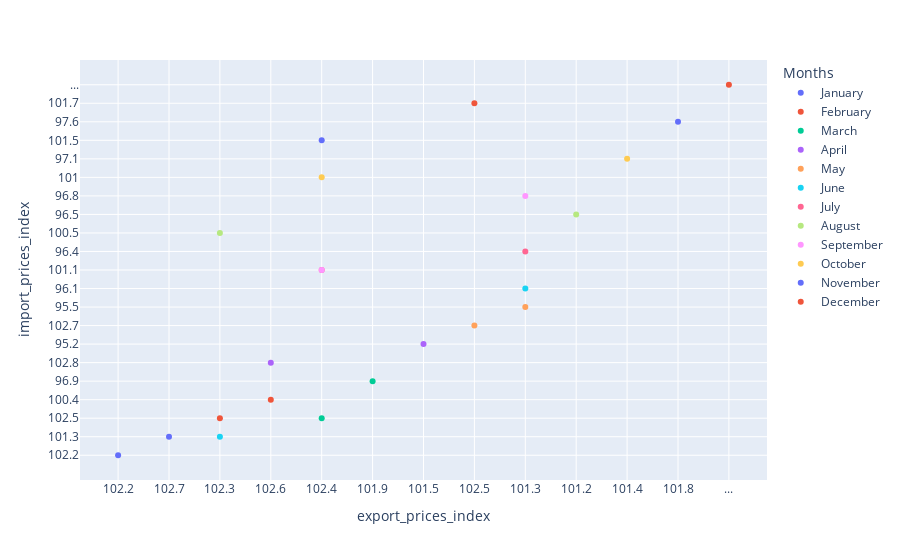

Here is the notebook cell this chart was saved with:
### Code cell
#Plotting import price index & export price index

df_CPI_Import_Export_Aggr_copy=df_CPI_Import_Export_Aggr

import plotly.express as px
fig = px.scatter(df_CPI_Import_Export_Aggr_copy, x="export_prices_index", y="import_prices_index",color="Months",hover_data=['export_prices_index', "import_prices_index"]) 
fig.show()
#print(df_CPI_Import_Export_Aggr_copy)

### Figure 1 — Plotly figure (JSON) as saved in the notebook; plotly's stock layout.template omitted (floating-point values rounded to 4 significant figures)
{"data": [{"hovertemplate": "Months=January<br>export_prices_index=%{x}<br>import_prices_index=%{y}<extra></extra>", "legendgroup": "January", "marker": {"color": "#636efa", "symbol": "circle"}, "mode": "markers", "name": "January", "orientation": "v", "showlegend": true, "type": "scatter", "x": ["102.2", "102.7"], "xaxis": "x", "y": ["102.2", "101.3"], "yaxis": "y"}, {"hovertemplate": "Months=February<br>export_prices_index=%{x}<br>import_prices_index=%{y}<extra></extra>", "legendgroup": "February", "marker": {"color": "#EF553B", "symbol": "circle"}, "mode": "markers", "name": "February", "orientation": "v", "showlegend": true, "type": "scatter", "x": ["102.3", "102.6"], "xaxis": "x", "y": ["102.5", "100.4"], "yaxis": "y"}, {"hovertemplate": "Months=March<br>export_prices_index=%{x}<br>import_prices_index=%{y}<extra></extra>", "legendgroup": "March", "marker": {"color": "#00cc96", "symbol": "circle"}, "mode": "markers", "name": "March", "orientation": "v", "showlegend": true, "type": "scatter", "x": ["102.4", "101.9"], "xaxis": "x", "y": ["102.5", "96.9"], "yaxis": "y"}, {"hovertemplate": "Months=April<br>export_prices_index=%{x}<br>import_prices_index=%{y}<extra></extra>", "legendgroup": "April", "marker": {"color": "#ab63fa", "symbol": "circle"}, "mode": "markers", "name": "April", "orientation": "v", "showlegend": true, "type": "scatter", "x": ["102.6", "101.5"], "xaxis": "x", "y": ["102.8", "95.2"], "yaxis": "y"}, {"hovertemplate": "Months=May<br>export_prices_index=%{x}<br>import_prices_index=%{y}<extra></extra>", "legendgroup": "May", "marker": {"color": "#FFA15A", "symbol": "circle"}, "mode": "markers", "name": "May", "orientation": "v", "showlegend": true, "type": "scatter", "x": ["102.5", "101.3"], "xaxis": "x", "y": ["102.7", "95.5"], "yaxis": "y"}, {"hovertemplate": "Months=June<br>export_prices_index=%{x}<br>import_prices_index=%{y}<extra></extra>", "legendgroup": "June", "marker": {"color": "#19d3f3", "symbol": "circle"}, "mode": "markers", "name": "June", "orientation": "v", "showlegend": true, "type": "scatter", "x": ["102.3", "101.3"], "xaxis": "x", "y": ["101.3", "96.1"], "yaxis": "y"}, {"hovertemplate": "Months=July<br>export_prices_index=%{x}<br>import_prices_index=%{y}<extra></extra>", "legendgroup": "July", "marker": {"color": "#FF6692", "symbol": "circle"}, "mode": "markers", "name": "July", "orientation": "v", "showlegend": true, "type": "scatter", "x": ["102.4", "101.3"], "xaxis": "x", "y": ["101.1", "96.4"], "yaxis": "y"}, {"hovertemplate": "Months=August<br>export_prices_index=%{x}<br>import_prices_index=%{y}<extra></extra>", "legendgroup": "August", "marker": {"color": "#B6E880", "symbol": "circle"}, "mode": "markers", "name": "August", "orientation": "v", "showlegend": true, "type": "scatter", "x": ["102.3", "101.2"], "xaxis": "x", "y": ["100.5", "96.5"], "yaxis": "y"}, {"hovertemplate": "Months=September<br>export_prices_index=%{x}<br>import_prices_index=%{y}<extra></extra>", "legendgroup": "September", "marker": {"color": "#FF97FF", "symbol": "circle"}, "mode": "markers", "name": "September", "orientation": "v", "showlegend": true, "type": "scatter", "x": ["102.4", "101.3"], "xaxis": "x", "y": ["101.1", "96.8"], "yaxis": "y"}, {"hovertemplate": "Months=October<br>export_prices_index=%{x}<br>import_prices_index=%{y}<extra></extra>", "legendgroup": "October", "marker": {"color": "#FECB52", "symbol": "circle"}, "mode": "markers", "name": "October", "orientation": "v", "showlegend": true, "type": "scatter", "x": ["102.4", "101.4"], "xaxis": "x", "y": ["101", "97.1"], "yaxis": "y"}, {"hovertemplate": "Months=November<br>export_prices_index=%{x}<br>import_prices_index=%{y}<extra></extra>", "legendgroup": "November", "marker": {"color": "#636efa", "symbol": "circle"}, "mode": "markers", "name": "November", "orientation": "v", "showlegend": true, "type": "scatter", "x": ["102.4", "101.8"], "xaxis": "x", "y": ["101.5", "97.6"], "yaxis": "y"}, {"hovertemplate": "Months=December<br>export_prices_index=%{x}<br>import_prices_index=%{y}<extra></extra>", "legendgroup": "December", "marker": {"color": "#EF553B", "symbol": "circle"}, "mode": "markers", "name": "December", "orientation": "v", "showlegend": true, "type": "scatter", "x": ["102.5", "..."], "xaxis": "x", "y": ["101.7", "..."], "yaxis": "y"}], "layout": {"legend": {"title": {"text": "Months"}, "tracegroupgap": 0}, "margin": {"t": 60}, "xaxis": {"anchor": "y", "domain": [0, 1], "title": {"text": "export_prices_index"}}, "yaxis": {"anchor": "x", "domain": [0, 1], "title": {"text": "import_prices_index"}}}}
